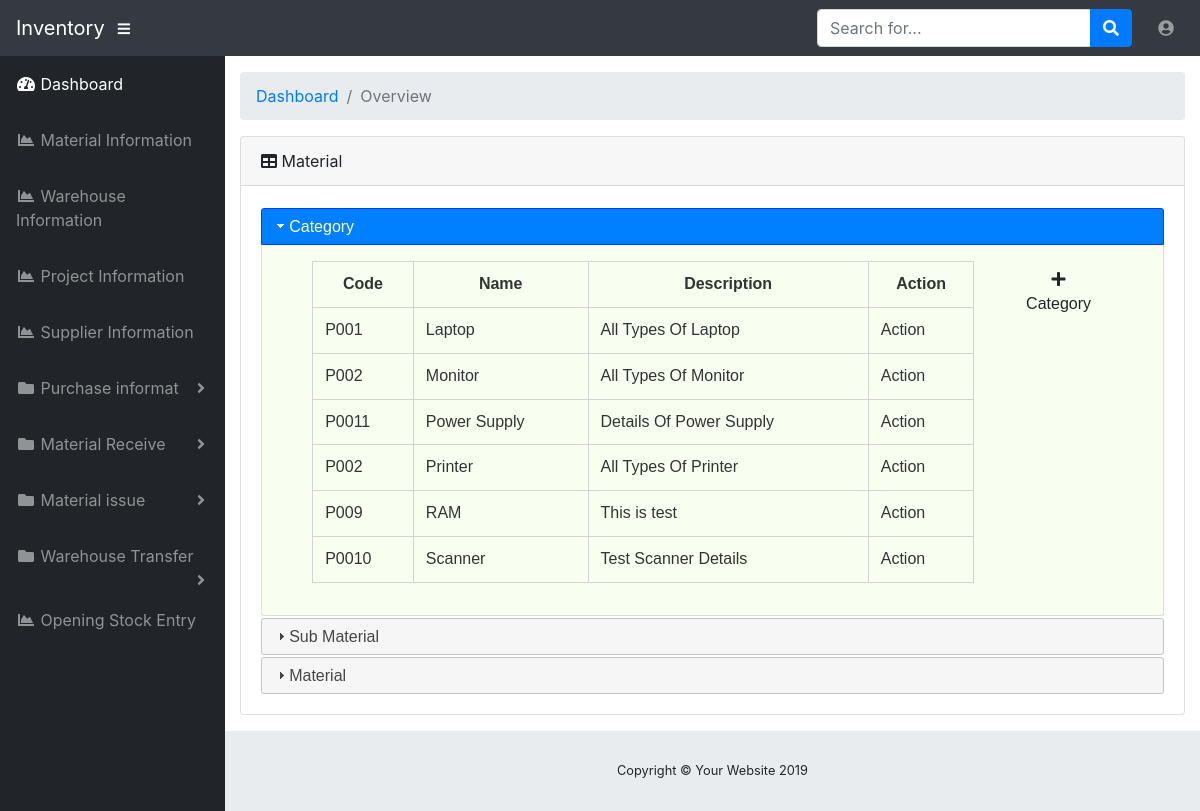
The app's page /material.php with its own data.
### tables this page shows
CREATE TABLE `parent_category` (
  `id` int(11) NOT NULL,
  `name` varchar(500) NOT NULL,
  `parent_code` varchar(400) NOT NULL,
  `description` text NOT NULL,
  `user_id` int(11) NOT NULL
);

### helper/utilities.php (called while the page is built, shortened)
<?php
function getTableDataByTableName($table, $order = 'asc', $column='name') {
    global $conn;
    $dataContainer  =   [];
    $sql = "SELECT * FROM $table order by $column $order";
    $result = $conn->query($sql);
    if ($result->num_rows > 0) {
        while ($row = $result->fetch_assoc()) {
            $dataContainer[]    =   $row;
        }
    }
    return $dataContainer;
}

### material.php (the view, shortened to what this page needs)
<?php include 'header.php' ?>
<div class="container-fluid">
    <ol class="breadcrumb">
        <li class="breadcrumb-item">
            <a href="#">Dashboard</a>
        </li>
        <li class="breadcrumb-item active">Overview</li>
    </ol>
    <div class="card mb-3">
        <div class="card-header">
            <i class="fas fa-table"></i>
            Material</div>
        <div class="card-body">
            <div class="div-center">
                <div id="item_information">
                    <h3>Category</h3>
                    <div class='row'>
                        <div class='col-md-10'>
                            <div class="table-responsive data-table-wrapper">
                                <table id="blogs-table" class="table table-condensed table-hover table-bordered site_custome_table">
                                    <thead>
                                        <tr>
                                            <th>Code</th>
                                            <th>Name</th>
                                            <th>Description</th>
                                            <th>Action</th>
                                        </tr>
                                    </thead>
                                    <tbody id="parent_category_body">
                                        <?php
                                        $parentCats = getTableDataByTableName('parent_category');
                                        if (isset($parentCats) && !empty($parentCats)) {
                                            foreach ($parentCats as $pcat) {
                                                ?>
                                                <tr>
                                                    <td><?php echo $pcat['parent_code']; ?></td>
                                                    <td><?php echo $pcat['name']; ?></td>
                                                    <td><?php echo $pcat['description']; ?></td>
                                                    <td>
                                                        Action
                                                    </td>
                                                </tr>
                                                <?php
                                            }
                                        }
                                        ?>
                                    </tbody>
                                </table>
                            </div>
                        </div>
                        <div class='col-md-2'>
                            <button class="btn btn-flat btn-default pull-left" onclick="openModal('parent_item_added_form');"><i class="fa fa-plus"></i> Category</button>
                        </div>
                    </div>
                    <h3>Sub Material</h3>
                    <h3>Material</h3>
                </div>
            </div>
        </div>
    </div>
</div>
<?php include 'footer.php' ?>

### css/site_style.css (style rules this page uses)
table.site_custome_table { border: 1px solid lightgray; border-collapse : collapse; }
table.site_custome_table thead tr th { text-align : center; border-collapse : collapse; border: 1px solid lightgray; }
table.site_custome_table tbody tr td { border-collapse : collapse; border: 1px solid lightgray; }
#item_information .row { background-color: #F8FFF0; }

### records on screen
parent_category: parent_code "P001", name "Laptop", description "All Types Of Laptop"
parent_category: parent_code "P002", name "Monitor", description "All Types Of Monitor"
parent_category: parent_code "P0011", name "Power Supply", description "Details Of Power Supply"
parent_category: parent_code "P002", name "Printer", description "All Types Of Printer"
parent_category: parent_code "P009", name "RAM", description "This is test"
parent_category: parent_code "P0010", name "Scanner", description "Test Scanner Details"
